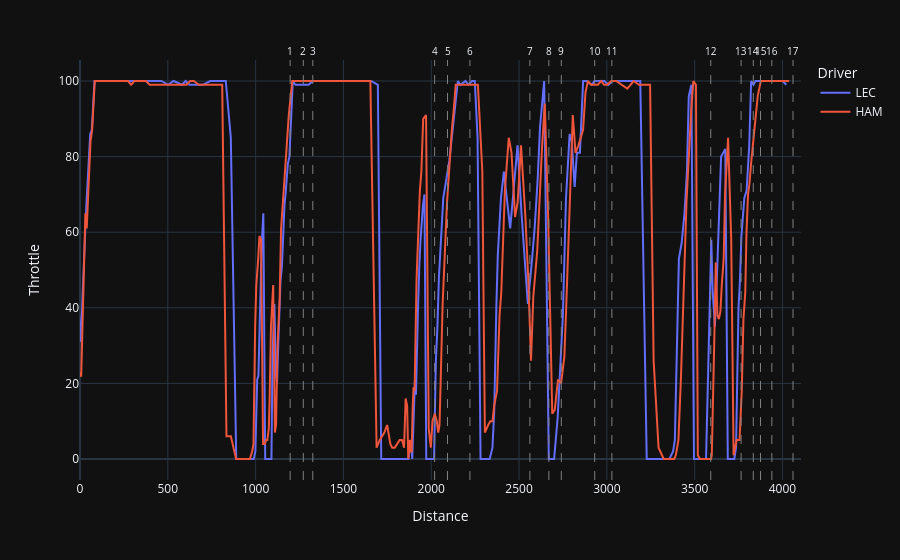

Here is the notebook cell this chart was saved with:
### Code cell
for _, corner in track.iterrows():
    throttle.add_vline(
        x=corner['Distance'],
        line_dash='dash',
        line_color='gray',
        line_width=1,
        annotation_text=f"{corner['Number']}{corner['Letter']}",
        annotation_font_size=10,
        annotation_position='top'
    )
throttle.update_layout(hovermode='x unified')
throttle.show()

### Figure 1 — Plotly figure (JSON) as saved in the notebook; plotly's stock layout.template omitted (floating-point values rounded to 4 significant figures; data arrays with more than 128 entries replaced by an {"elided": "..."} marker saying what was removed)
{"data": [{"hovertemplate": "Driver=LEC<br>Distance=%{x}<br>Throttle=%{y}<extra></extra>", "legendgroup": "LEC", "line": {"color": "#636efa", "dash": "solid"}, "marker": {"symbol": "circle"}, "mode": "lines", "name": "LEC", "orientation": "v", "showlegend": true, "type": "scatter", "x": {"elided": "253 float values"}, "xaxis": "x", "y": {"elided": "253 int values"}, "yaxis": "y"}, {"hovertemplate": "Driver=HAM<br>Distance=%{x}<br>Throttle=%{y}<extra></extra>", "legendgroup": "HAM", "line": {"color": "#EF553B", "dash": "solid"}, "marker": {"symbol": "circle"}, "mode": "lines", "name": "HAM", "orientation": "v", "showlegend": true, "type": "scatter", "x": {"elided": "257 float values"}, "xaxis": "x", "y": {"elided": "257 int values"}, "yaxis": "y"}], "layout": {"annotations": [{"font": {"size": 10}, "showarrow": false, "text": "1", "x": 1197.0, "xanchor": "center", "xref": "x", "y": 1, "yanchor": "bottom", "yref": "y domain"}, {"font": {"size": 10}, "showarrow": false, "text": "2", "x": 1272.0, "xanchor": "center", "xref": "x", "y": 1, "yanchor": "bottom", "yref": "y domain"}, {"font": {"size": 10}, "showarrow": false, "text": "3", "x": 1326.0, "xanchor": "center", "xref": "x", "y": 1, "yanchor": "bottom", "yref": "y domain"}, {"font": {"size": 10}, "showarrow": false, "text": "4", "x": 2019.0, "xanchor": "center", "xref": "x", "y": 1, "yanchor": "bottom", "yref": "y domain"}, {"font": {"size": 10}, "showarrow": false, "text": "5", "x": 2093.0, "xanchor": "center", "xref": "x", "y": 1, "yanchor": "bottom", "yref": "y domain"}, {"font": {"size": 10}, "showarrow": false, "text": "6", "x": 2220.0, "xanchor": "center", "xref": "x", "y": 1, "yanchor": "bottom", "yref": "y domain"}, {"font": {"size": 10}, "showarrow": false, "text": "7", "x": 2562.0, "xanchor": "center", "xref": "x", "y": 1, "yanchor": "bottom", "yref": "y domain"}, {"font": {"size": 10}, "showarrow": false, "text": "8", "x": 2670.0, "xanchor": "center", "xref": "x", "y": 1, "yanchor": "bottom", "yref": "y domain"}, {"font": {"size": 10}, "showarrow": false, "text": "9", "x": 2741.0, "xanchor": "center", "xref": "x", "y": 1, "yanchor": "bottom", "yref": "y domain"}, {"font": {"size": 10}, "showarrow": false, "text": "10", "x": 2931.0, "xanchor": "center", "xref": "x", "y": 1, "yanchor": "bottom", "yref": "y domain"}, {"font": {"size": 10}, "showarrow": false, "text": "11", "x": 3029.0, "xanchor": "center", "xref": "x", "y": 1, "yanchor": "bottom", "yref": "y domain"}, {"font": {"size": 10}, "showarrow": false, "text": "12", "x": 3592.0, "xanchor": "center", "xref": "x", "y": 1, "yanchor": "bottom", "yref": "y domain"}, {"font": {"size": 10}, "showarrow": false, "text": "13", "x": 3764.0, "xanchor": "center", "xref": "x", "y": 1, "yanchor": "bottom", "yref": "y domain"}, {"font": {"size": 10}, "showarrow": false, "text": "14", "x": 3834.0, "xanchor": "center", "xref": "x", "y": 1, "yanchor": "bottom", "yref": "y domain"}, {"font": {"size": 10}, "showarrow": false, "text": "15", "x": 3875.0, "xanchor": "center", "xref": "x", "y": 1, "yanchor": "bottom", "yref": "y domain"}, {"font": {"size": 10}, "showarrow": false, "text": "16", "x": 3940.0, "xanchor": "center", "xref": "x", "y": 1, "yanchor": "bottom", "yref": "y domain"}, {"font": {"size": 10}, "showarrow": false, "text": "17", "x": 4060.0, "xanchor": "center", "xref": "x", "y": 1, "yanchor": "bottom", "yref": "y domain"}], "hovermode": "x unified", "legend": {"title": {"text": "Driver"}, "tracegroupgap": 0}, "margin": {"t": 60}, "shapes": [{"line": {"color": "gray", "dash": "dash", "width": 1}, "type": "line", "x0": 1197.0, "x1": 1197.0, "xref": "x", "y0": 0, "y1": 1, "yref": "y domain"}, {"line": {"color": "gray", "dash": "dash", "width": 1}, "type": "line", "x0": 1272.0, "x1": 1272.0, "xref": "x", "y0": 0, "y1": 1, "yref": "y domain"}, {"line": {"color": "gray", "dash": "dash", "width": 1}, "type": "line", "x0": 1326.0, "x1": 1326.0, "xref": "x", "y0": 0, "y1": 1, "yref": "y domain"}, {"line": {"color": "gray", "dash": "dash", "width": 1}, "type": "line", "x0": 2019.0, "x1": 2019.0, "xref": "x", "y0": 0, "y1": 1, "yref": "y domain"}, {"line": {"color": "gray", "dash": "dash", "width": 1}, "type": "line", "x0": 2093.0, "x1": 2093.0, "xref": "x", "y0": 0, "y1": 1, "yref": "y domain"}, {"line": {"color": "gray", "dash": "dash", "width": 1}, "type": "line", "x0": 2220.0, "x1": 2220.0, "xref": "x", "y0": 0, "y1": 1, "yref": "y domain"}, {"line": {"color": "gray", "dash": "dash", "width": 1}, "type": "line", "x0": 2562.0, "x1": 2562.0, "xref": "x", "y0": 0, "y1": 1, "yref": "y domain"}, {"line": {"color": "gray", "dash": "dash", "width": 1}, "type": "line", "x0": 2670.0, "x1": 2670.0, "xref": "x", "y0": 0, "y1": 1, "yref": "y domain"}, {"line": {"color": "gray", "dash": "dash", "width": 1}, "type": "line", "x0": 2741.0, "x1": 2741.0, "xref": "x", "y0": 0, "y1": 1, "yref": "y domain"}, {"line": {"color": "gray", "dash": "dash", "width": 1}, "type": "line", "x0": 2931.0, "x1": 2931.0, "xref": "x", "y0": 0, "y1": 1, "yref": "y domain"}, {"line": {"color": "gray", "dash": "dash", "width": 1}, "type": "line", "x0": 3029.0, "x1": 3029.0, "xref": "x", "y0": 0, "y1": 1, "yref": "y domain"}, {"line": {"color": "gray", "dash": "dash", "width": 1}, "type": "line", "x0": 3592.0, "x1": 3592.0, "xref": "x", "y0": 0, "y1": 1, "yref": "y domain"}, {"line": {"color": "gray", "dash": "dash", "width": 1}, "type": "line", "x0": 3764.0, "x1": 3764.0, "xref": "x", "y0": 0, "y1": 1, "yref": "y domain"}, {"line": {"color": "gray", "dash": "dash", "width": 1}, "type": "line", "x0": 3834.0, "x1": 3834.0, "xref": "x", "y0": 0, "y1": 1, "yref": "y domain"}, {"line": {"color": "gray", "dash": "dash", "width": 1}, "type": "line", "x0": 3875.0, "x1": 3875.0, "xref": "x", "y0": 0, "y1": 1, "yref": "y domain"}, {"line": {"color": "gray", "dash": "dash", "width": 1}, "type": "line", "x0": 3940.0, "x1": 3940.0, "xref": "x", "y0": 0, "y1": 1, "yref": "y domain"}, {"line": {"color": "gray", "dash": "dash", "width": 1}, "type": "line", "x0": 4060.0, "x1": 4060.0, "xref": "x", "y0": 0, "y1": 1, "yref": "y domain"}], "xaxis": {"anchor": "y", "domain": [0, 1], "title": {"text": "Distance"}}, "yaxis": {"anchor": "x", "domain": [0, 1], "title": {"text": "Throttle"}}}}
